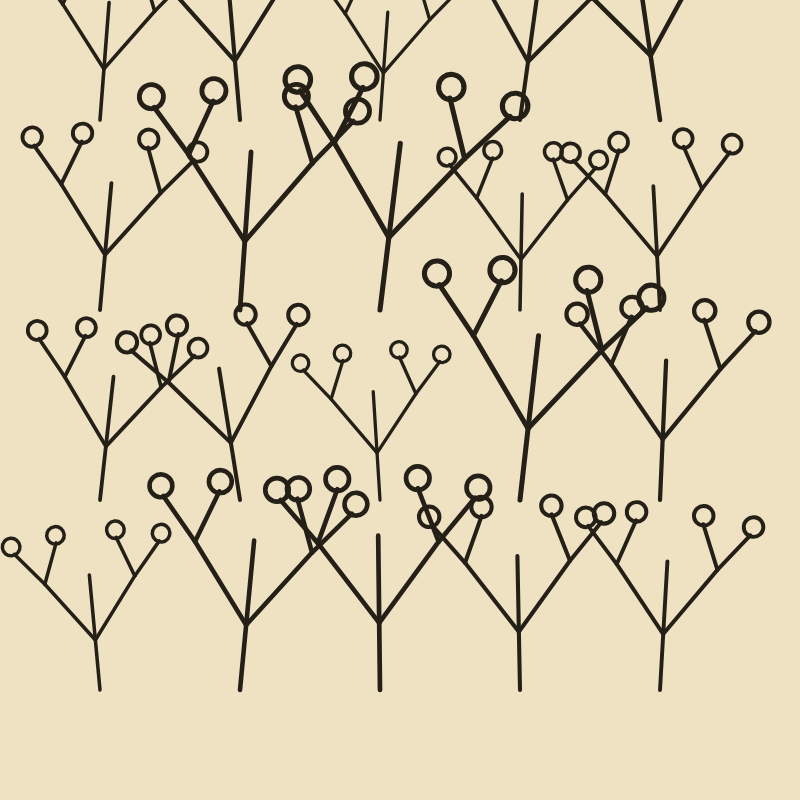
Frame 1 (no input)
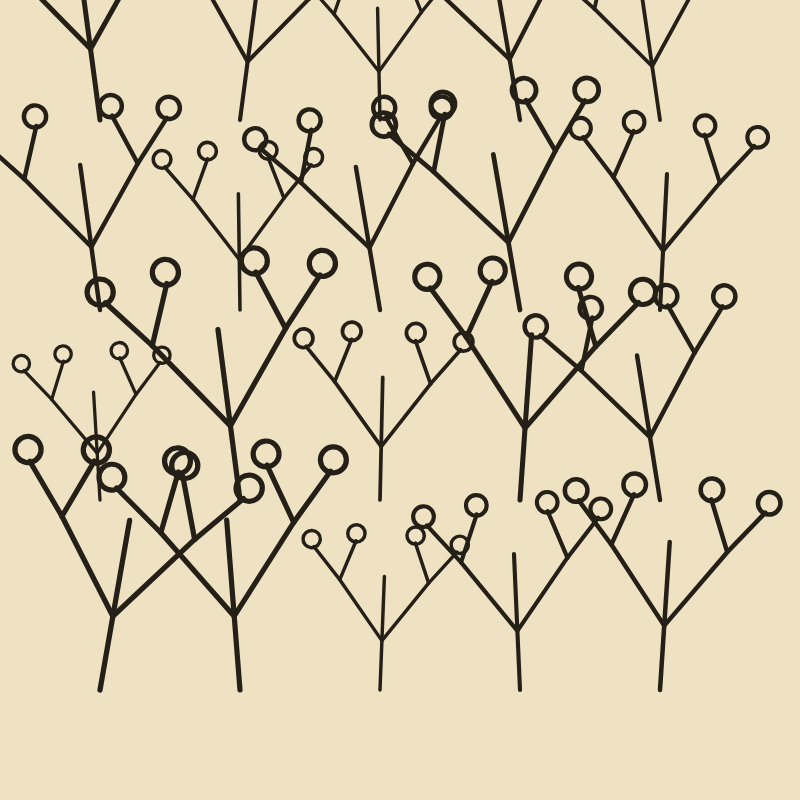
Frame 2 (the mouse pressed at the canvas centre, redrawn once)

The p5.js sketch that drew these frames (run headless with seeded random() and noise() and a simulated clock; the mouse was pressed at the canvas centre and the sketch redrawn once):

// p5.js sketch
// ── sketch.js
function setup() {
  createCanvas(800, 800);
  noLoop();
}

function draw() {
  background('#efe2c2');

  for (let x = 100; x < width; x += 140) {
    for (let y = 120; y < height; y += 190) {
      push();
      translate(x, y);
      rotate(random(-0.18, 0.18));
      scale(random(0.45, 0.75));
      drawTree();
      pop();
    }
  }
}

function drawTree() {
  stroke('#242018');
  strokeWeight(7);
  noFill();

  line(0, 0, 0, -230);
  line(0, -100, -90, -220);
  line(0, -100, 90, -220);
  line(-90, -220, -145, -285);
  line(-90, -220, -60, -300);
  line(90, -220, 60, -300);
  line(90, -220, 145, -285);

  circle(-150, -300, 35);
  circle(-60, -315, 35);
  circle(60, -315, 35);
  circle(150, -300, 35);
}
